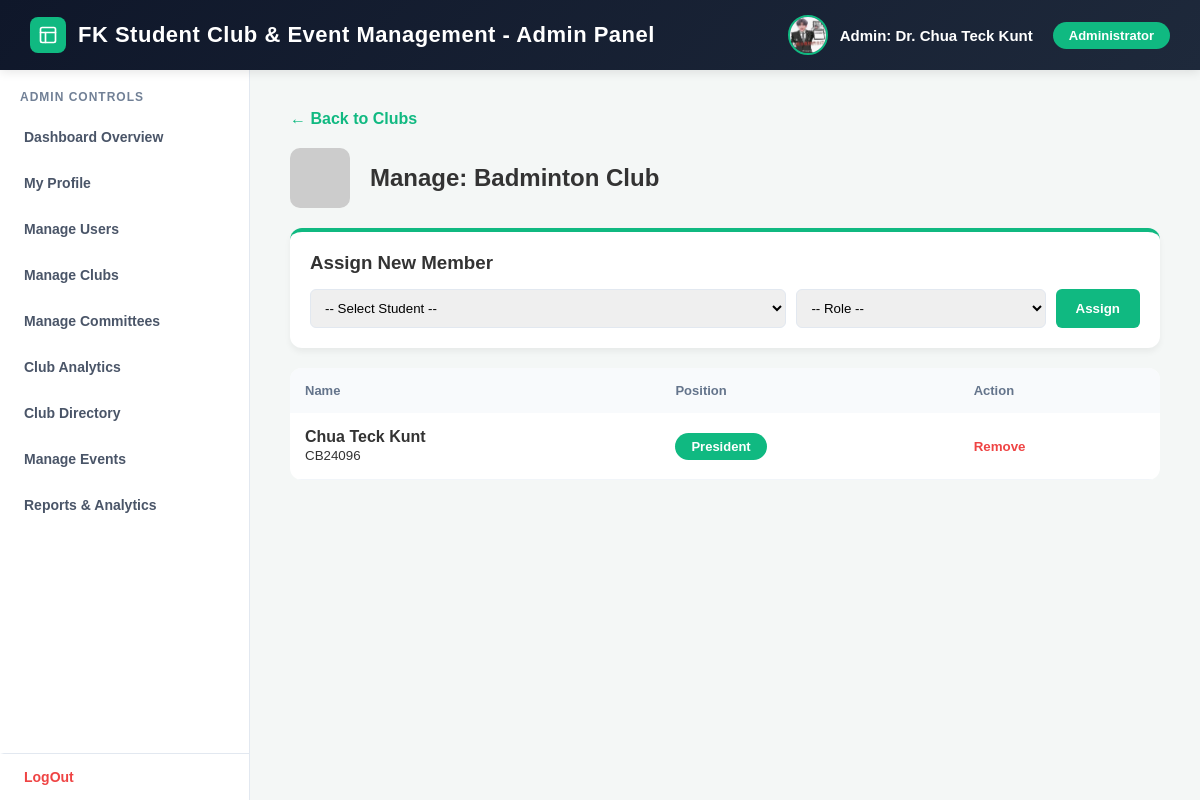
/admin/comdetails.php?clubID=C101 (signed in), run on an earlier commit of the app's database.
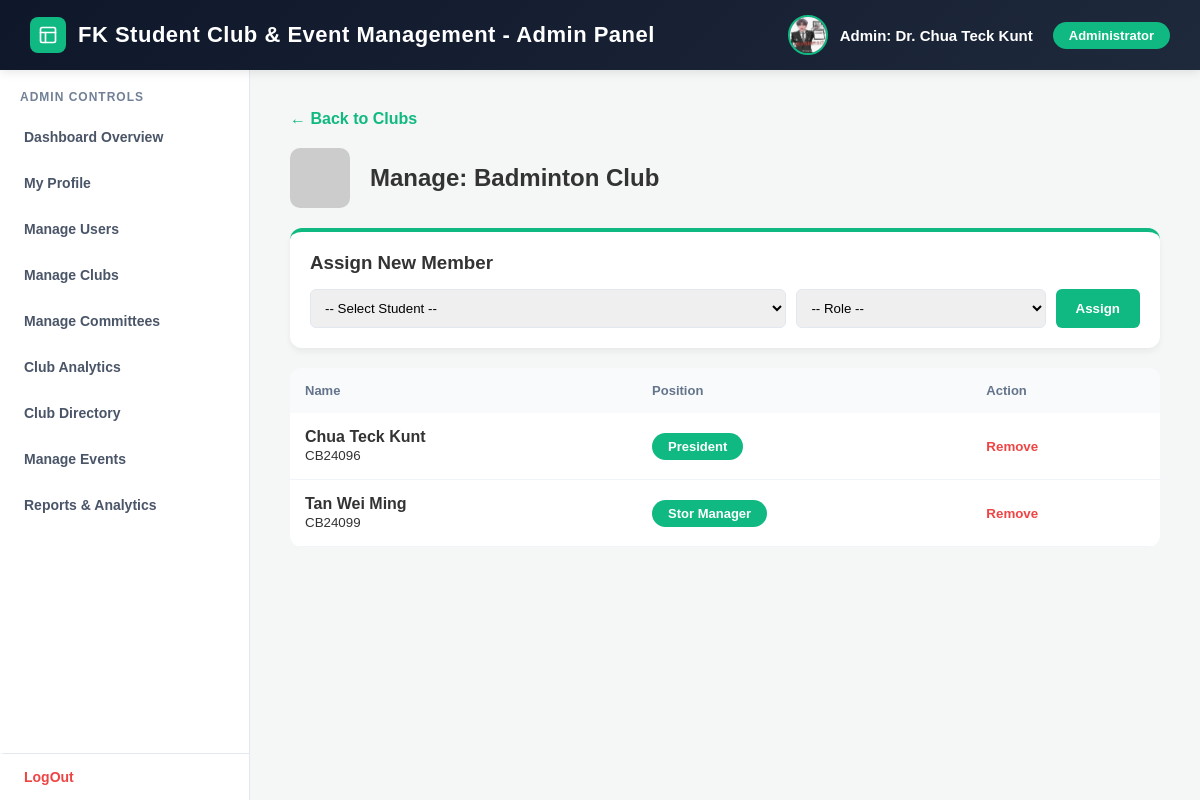
And on a later commit of the database.
### tables this page shows
CREATE TABLE `membership` (
  `memberID` varchar(100) NOT NULL,
  `start_date` date DEFAULT NULL,
  `end_date` date DEFAULT NULL,
  `userID` varchar(100) DEFAULT NULL,
  `clubID` varchar(100) DEFAULT NULL,
  `roleID` varchar(100) DEFAULT NULL
);

CREATE TABLE `students` (
  `userID` varchar(100) NOT NULL,
  `stu_ID` varchar(10) DEFAULT NULL,
  `stu_name` varchar(100) DEFAULT NULL,
  `stu_email` varchar(100) DEFAULT NULL,
  `stu_address` varchar(255) DEFAULT NULL,
  `stu_role` varchar(50) DEFAULT NULL,
  `stu_contact_no` varchar(15) DEFAULT NULL,
  `stu_profile_photo` varchar(255) DEFAULT NULL
);

CREATE TABLE `membershiprole` (
  `roleID` varchar(100) NOT NULL,
  `m_role_desc` varchar(50) DEFAULT NULL
);

### admin/comdetails.php (the view, shortened to what this page needs)
<?php
require_once '../db_connection.php';
$target_clubID = mysqli_real_escape_string($link, $_GET['clubID']);
$club_res = mysqli_query($link, "SELECT club_name, club_photo FROM club WHERE clubID = '$target_clubID'");
$club_info = mysqli_fetch_assoc($club_res);
$members = mysqli_query($link, "SELECT m.memberID, s.stu_name, s.stu_ID, mr.m_role_desc FROM membership m JOIN students s ON m.userID = s.userID JOIN membershiprole mr ON m.roleID = mr.roleID WHERE m.clubID = '$target_clubID'");
?>
<!DOCTYPE html>
<html lang="en">
<head>
</head>
<body>
    <?php include 'administrator_background.php'; ?>
    <div class="content-area">
        <a href="manage_committees.php" style="text-decoration:none; color:#10b981; font-weight:bold;">← Back to Clubs</a>
        <div class="header-section" style="display:flex; align-items:center; gap:20px; margin: 20px 0;">
            <?php
                $img_path = "../uploads/" . ltrim($club_info['club_photo'], '/');
            ?>
            <img src="<?php echo $img_path; ?>" style="width:60px; height:60px; border-radius:10px; object-fit: cover;" onerror="this.src='https://via.placeholder.com/60'">
            <h2>Manage: <?php echo htmlspecialchars($club_info['club_name']); ?></h2>
        </div>
        <div class="form-card">
            <h3 style="margin-bottom:15px;">Assign New Member</h3>
            <form method="POST" style="display:flex; gap:10px;">
                <select name="userID" required style="flex:2;">
                    <option value="">-- Select Student --</option>
                </select>
                <select name="roleID" required style="flex:1;">
                    <option value="">-- Role --</option>
                </select>
                <button type="submit" class="btn-primary">Assign</button>
            </form>
        </div>
        <table>
            <thead>
                <tr>
                    <th>Name</th>
                    <th>Position</th>
                    <th>Action</th>
                </tr>
            </thead>
            <tbody>
                <?php while($m = mysqli_fetch_assoc($members)): ?>
                <tr>
                    <td><strong><?php echo htmlspecialchars($m['stu_name']); ?></strong><br><small><?php echo $m['stu_ID']; ?></small></td>
                    <td><span class="role-badge"><?php echo $m['m_role_desc']; ?></span></td>
                    <td>
                        <form method="POST" onsubmit="return confirm('Remove this member?');">
                            <button type="submit" style="color:#ef4444; border:none; background:none; cursor:pointer; font-weight:bold;">Remove</button>
                        </form>
                    </td>
                </tr>
                <?php endwhile; ?>
            </tbody>
        </table>
    </div>
</body>
</html>

What changed in the data, as far as the page shows it:
added membership: userID.stu_name "Tan Wei Ming", userID.stu_ID "CB24099", roleID.m_role_desc "Stor Manager"
